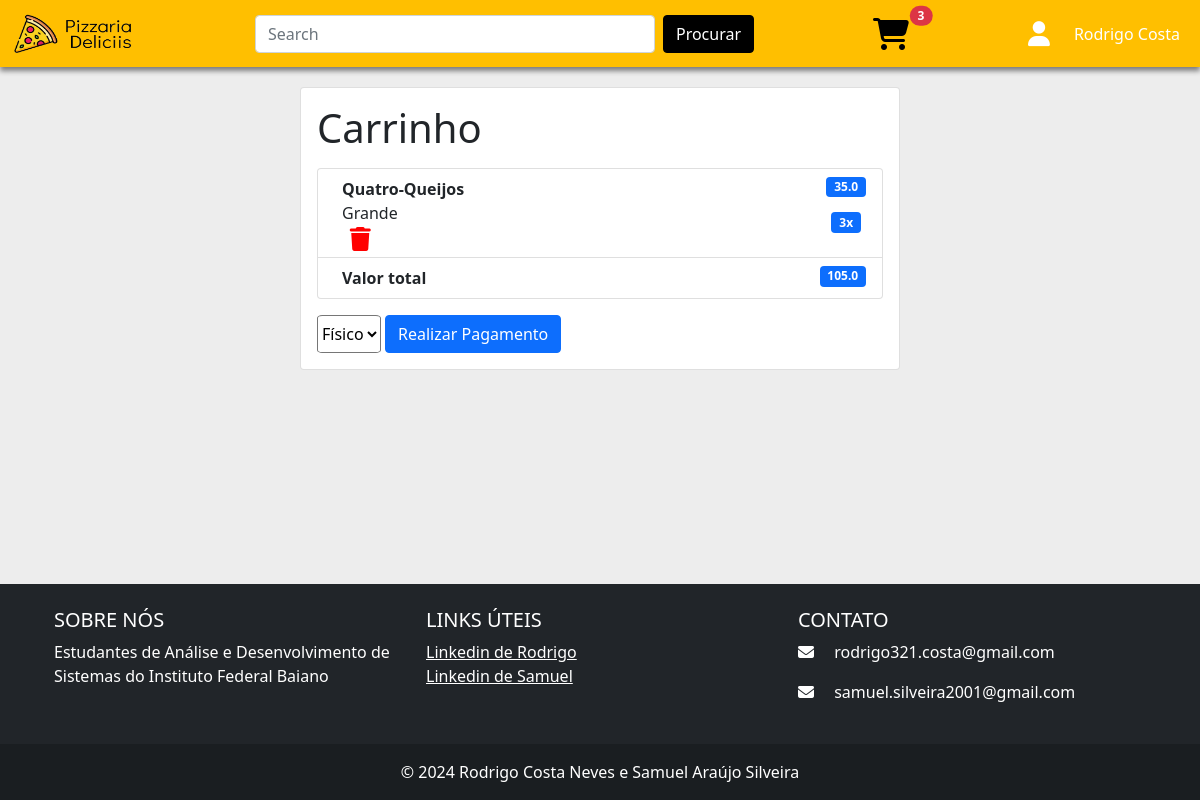
The page /carrinho/abrirCarrinho/12/ on the database as committed earlier.
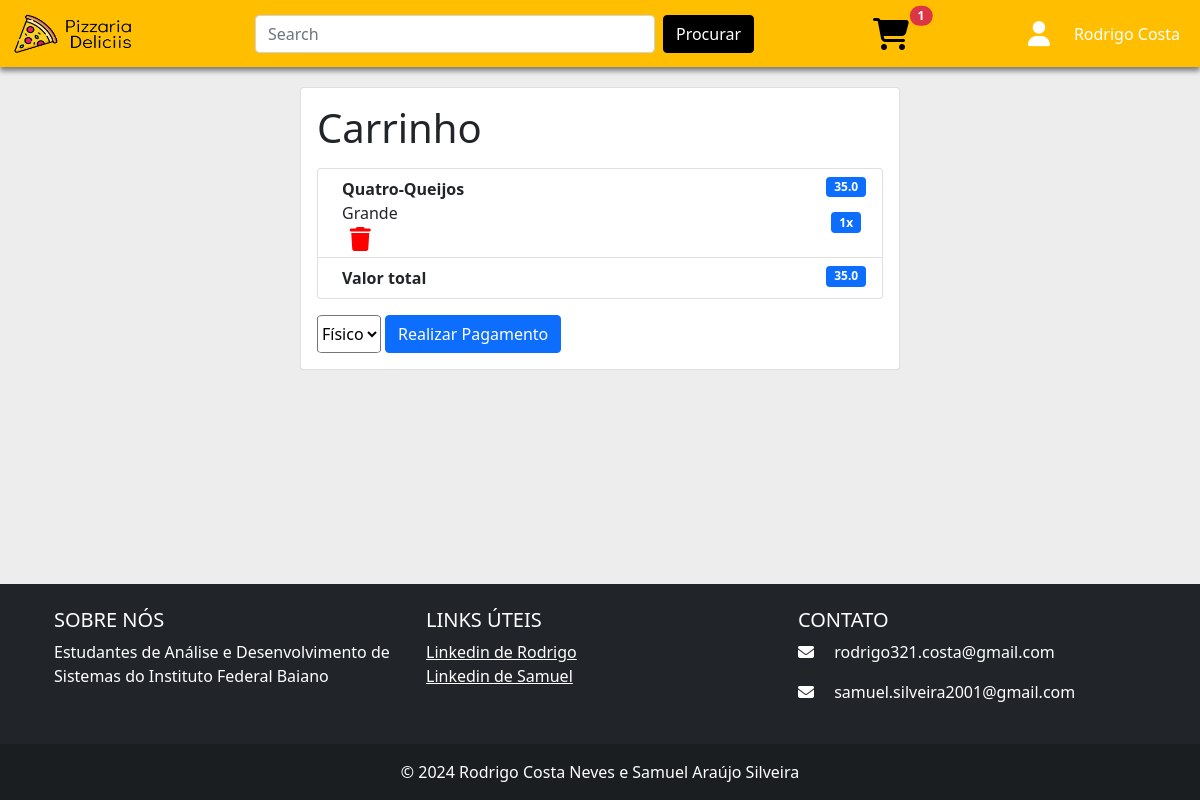
The same page on the database as committed later.
### carrinho/models.py (models this page shows, shortened)
class Carrinho(models.Model):
    valorTotal = models.FloatField(default=0)
    quantidadeTotal = models.IntegerField(default=0)
    usuario = models.OneToOneField(
        CustomUser,
        on_delete=models.CASCADE,
        primary_key=True,
    )

class ItemDeCarrinho(models.Model):
    quantidade = models.IntegerField()
    pizza = models.OneToOneField(
        Pizza,
        on_delete=models.CASCADE,
        primary_key=True,
    )
    carrinho = models.ForeignKey(Carrinho, on_delete=models.CASCADE)

### pizza/models.py (models this page shows, shortened)
class Pizza(models.Model):
    sabor = models.CharField(max_length=100)
    imagem = models.ImageField(upload_to='images/', height_field=None, width_field=None, max_length=255)
    preco = models.FloatField()
    tamanho = models.CharField(max_length=100)

### carrinho/views.py (the view)
# urls.py: path("abrirCarrinho/<int:user_id>/", views.abrirCarrinho, name="abrirCarrinho"),
def abrirCarrinho(request, user_id):
    carrinho = Carrinho.objects.get(usuario_id=user_id)
    user = CustomUser.objects.get(pk=user_id)
    if ItemDeCarrinho.objects.filter(carrinho_id=user_id).exists():
        itensDeCarrinho = ItemDeCarrinho.objects.filter(carrinho_id=user_id)
        template = loader.get_template("carrinho.html")
        context = { 'itensDeCarrinho': itensDeCarrinho, 'user': user, 'carrinho':carrinho}
    else:
        template = loader.get_template("carrinho.html")
        context = {'user': user, 'carrinho':carrinho}
    return HttpResponse(template.render(context,request))

### carrinho/templates/carrinho.html (shortened to what the changed rows need)
{% load static %}
<!DOCTYPE html>
<html lang="en">
<head>
    <link href="https://cdn.jsdelivr.net/npm/bootstrap@5.0.2/dist/css/bootstrap.min.css" rel="stylesheet">
    <link rel="stylesheet" href="{%static 'css/carrinho.css' %}">
</head>
<body style="background-color: #EDEDED;">
    <nav class="navbar navbar-expand-lg" id="nav" style="background-color: #FFBF00">
        <div class="container-fluid">
          <div class="collapse navbar-collapse" id="navbarNav">
            <div id="cart">
              <button type="button" class="btn btn-primary position-relative" style="background-color: #FFBF00; border: none;">
                <i id="car" class="fa-solid fa-cart-shopping fa-2xl" style="margin-top: 10px; color: black;"></i>
                <span class="position-absolute top-0 start-100 translate-middle badge rounded-pill bg-danger">
                  {{carrinho.quantidadeTotal}}
                </span>
              </button>
            </div>
          </div>
        </div>
      </nav>
      <div class=".container" style="align-items: center; justify-content: center; display: flex; margin-top: 20px; margin-bottom: 20px;">
        <div class="card" style="width: 50%;">
            <div class="card-body">
              <h1 class="card-title">Carrinho</h1>
              <p class="card-text">
                <ol class="list-group">
                  {% for itemDeCarrinho in itensDeCarrinho %}
                    <li class="list-group-item d-flex justify-content-between align-items-start">
                      <div class="ms-2 me-auto">
                        <div class="fw-bold">{{ itemDeCarrinho.pizza.sabor }}</div>
                        <div class="fw">{{ itemDeCarrinho.pizza.tamanho }}</div>
                        <a href="{% url 'deletarItemDeCarrinho' itemDeCarrinho.pizza_id user.id %}"><span class="badge"></span></a>
                      </div>
                      <div style="display: flex; flex-direction: column; justify-content: center; align-items: center">
                        <span class="badge bg-primary" style="margin-bottom: 15px">{{itemDeCarrinho.pizza.preco}}</span>
                        <span class="badge bg-primary" style="margin-bottom: 15px">{{itemDeCarrinho.quantidade}}x</span>
                      </div>
                    </li>
                    {% endfor %}
                    <li class="list-group-item d-flex justify-content-between align-items-start">
                      <div class="ms-2 me-auto">
                        <div class="fw-bold">Valor total</div>
                      </div>
                      <span class="badge bg-primary">{{carrinho.valorTotal}}</span>
                    </li>
                  </ol>
              </p>
            </div>
          </div>
      </div>
</body>
</html>

Rows that differ between the two databases and show on the page:
changed Carrinho: quantidadeTotal "3" → "1"; valorTotal "105.0" → "35.0"
changed ItemDeCarrinho "Quatro-Queijos": quantidade "3" → "1"
